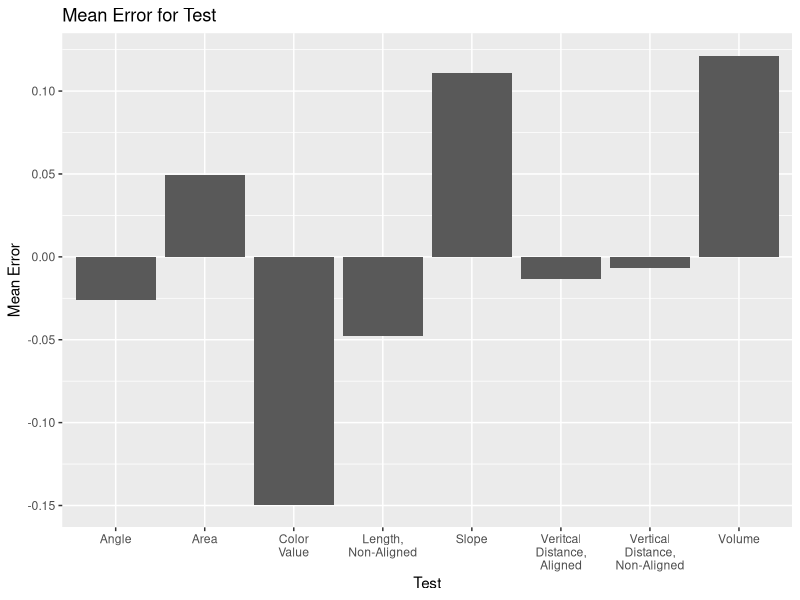
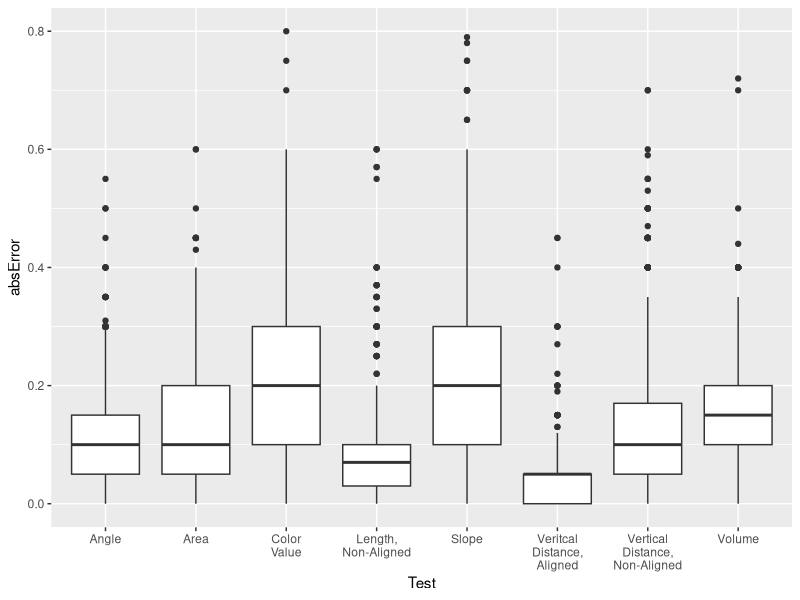
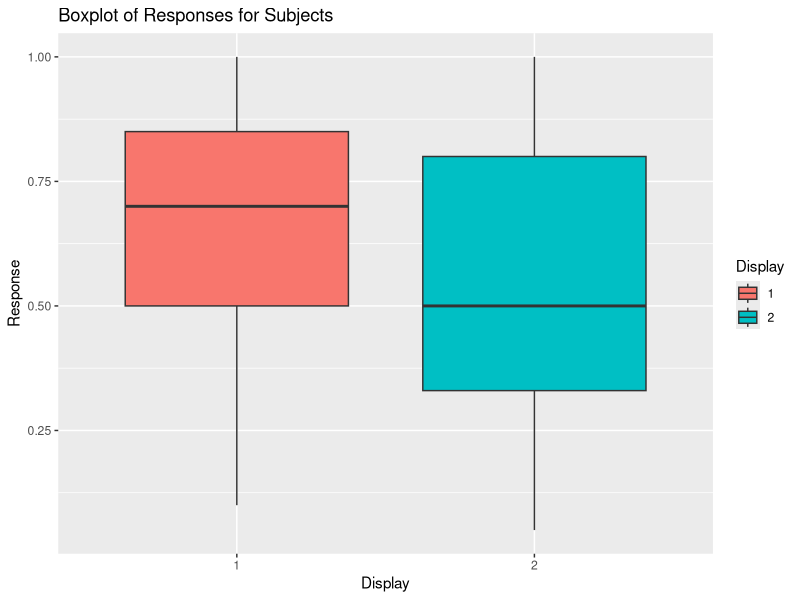
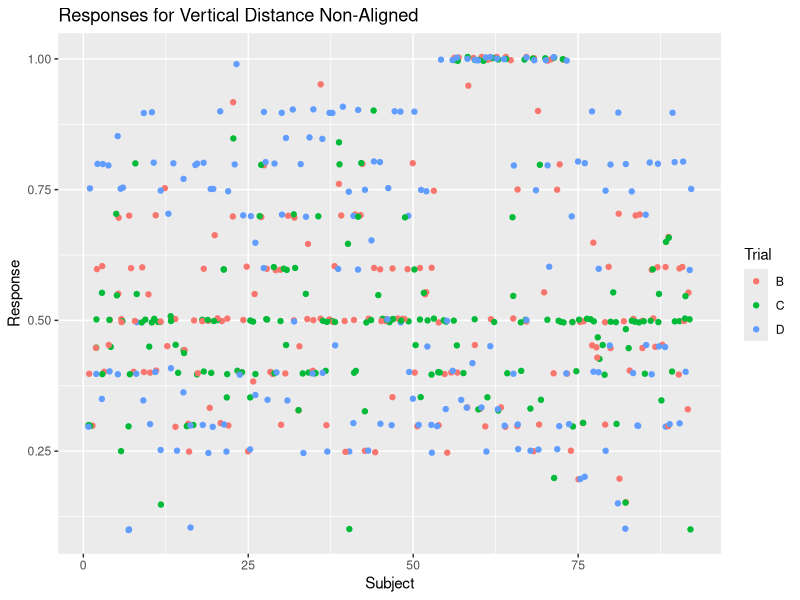

Write the R code that produced these figures, in order.
#Hw 3
# Azat Dovgeldiyev
#Part 1

library(tidyverse)
library(ggplot2)
library(dplyr)
library(Hmisc)
library(ggforce)

df <- big_five <- read.csv(file = 'PerceptionExperiment.csv', header = TRUE, sep = ",")
head(df)
summary(df)

df$Test <-as.factor(df$Test)
#creating new error  and abs(error) variables
df$Error <-df$Response - df$TrueValue
df$absError <-abs(df$Error)
#fixing labels with text wrap
levels(df$Test) <- str_wrap( levels(df$Test), width=10 )
levels(df$Test)

#a)
ggplot(data=df, mapping = aes(x=Test, y=Error)) +
  stat_summary(fun.data = mean_sdl, geom='bar') +ylab("Mean Error")+
  ggtitle("Mean Error for Test")

#b)
ggplot(data=df, mapping=aes(x=Test, y=absError)) +geom_boxplot()

#c) filtering Subjects
filtered_sub <- df[df$Subject>55 & df$Subject<74,]
summary(filtered_sub)

filtered_sub$Display <- as.factor(filtered_sub$Display)
ggplot(data=filtered_sub, mapping = aes(x=Display, y=Response, fill=Display))+
  geom_boxplot() + ggtitle("Boxplot of Responses for Subjects")

#d)
filter(df, Test %in% c(553,1104))
vertical_non<-slice(df,553:1104)
summary(vertical_non)
df$Trial<-as.factor(df$Trial)


ggplot(data=vertical_non, mapping = aes(x=Subject, y=Response, color=Trial))+
  geom_jitter()+ggtitle("Responses for Vertical Distance Non-Aligned")
